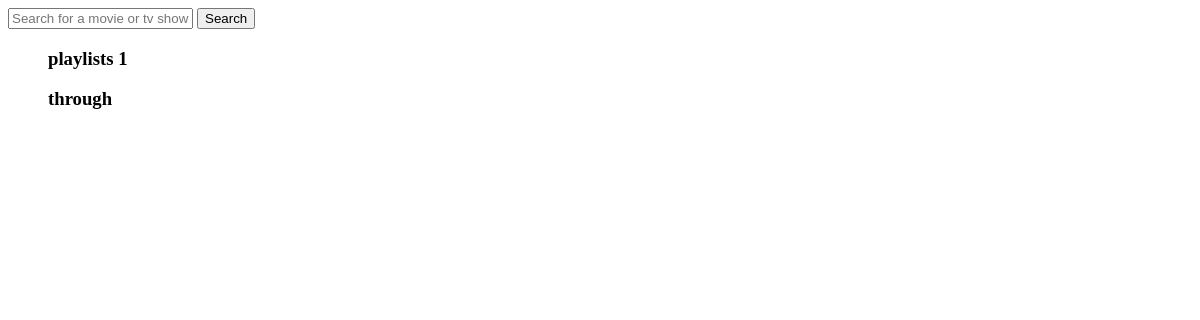
Before: /playlist/ with the older database file.
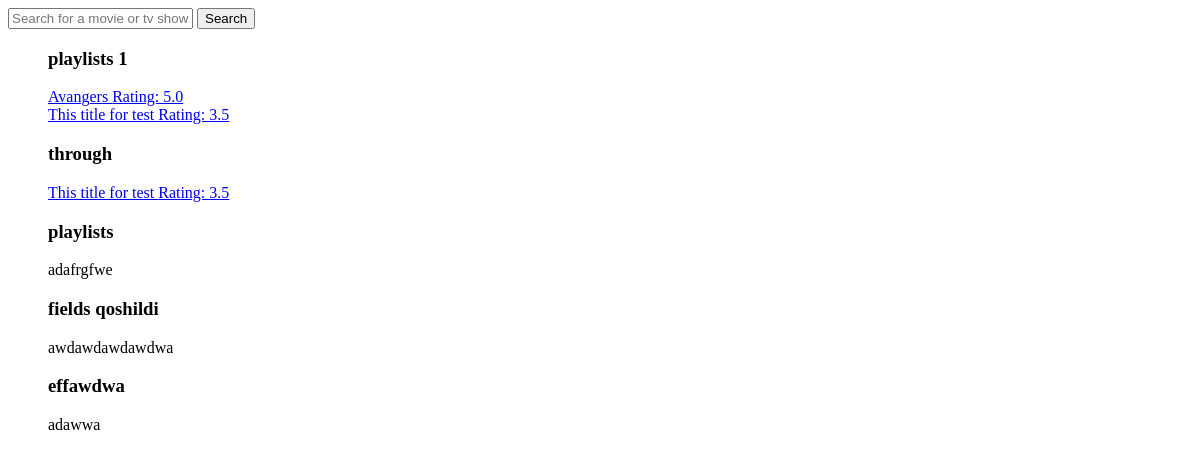
After: the same page with the newer database file.
### playlists/models.py (models this page shows, shortened)
class PlayList(models.Model):
    parent = models.ForeignKey('self',on_delete=models.SET_NULL,null=True, blank=True)
    related = models.ManyToManyField('self', blank=True, related_name='related', through='PlayListRelated')
    category = models.ForeignKey("categories.Category", on_delete=models.SET_NULL,blank=True,null=True)
    order = models.IntegerField(default=1)
    category = models.ForeignKey("categories.Category",blank=True, null=True,on_delete=models.SET_NULL)
    title = models.CharField(max_length=255)
    type = models.CharField(max_length=3,choices=PlayListTypeChoices.choices, default=PlayListTypeChoices.PLAYLIST)
    description = models.TextField(blank=True, null=True)
    slug = models.SlugField(blank=True, null=True)
    video = models.ForeignKey("videos.Video", on_delete=models.SET_NULL, null=True, related_name="featured_playlist")
    videos = models.ManyToManyField('videos.Video',blank=True, related_name="playlist_item", through="PlayListItem")
    active = models.BooleanField(default=True)
    timestamp = models.DateTimeField(auto_now_add=True)
    updated = models.DateTimeField(auto_now=True)
    state = models.CharField(max_length=2, choices=PublishStateOptions.choices, default=PublishStateOptions.DRAFT)
    publish_timestamp = models.DateTimeField(auto_now=False, auto_now_add=False, blank=True, null=True)
    tags = GenericRelation(TaggedItem, related_query_name='playlist')
    ratings = GenericRelation(Rating,related_query_name='playlist')
    objects = PlayListManager()
    def __str__(self):
        return self.title
    def get_related_items(self):
        return self.playlistrelated_set.all()
    def get_absolute_url(self):
        if self.is_movie:
            return f"/playlist/movies/{self.slug}"
        if self.is_show:
            return f"/playlist/shows/{self.slug}"
        if self.is_season and self.parent is not None:
            return f"/playlist/shows/{self.parent.slug}/season/{self.slug}"
        return f"/playlists/{self.slug}"
    @property
    def is_movie(self):
        return self.type == PlayListTypeChoices.MOVIE
    @property
    def is_show(self):
        return self.type == PlayListTypeChoices.SHOW

class PlayListRelated(models.Model):
    playlist = models.ForeignKey("playlists.PlayList", on_delete=models.CASCADE)
    related = models.ForeignKey("playlists.PlayList", on_delete=models.CASCADE, related_name='related_item', limit_choices_to=pr_limit_choices_to)
    order = models.IntegerField(default=1)
    timestamp = models.DateTimeField(auto_now_add=True)

### playlists/views.py (the view)
# urls.py: path('', FeaturedPlayListListView.as_view()),
class FeaturedPlayListListView(PlayListMixin,generic.ListView):
    template_name = "playlists/featured_list.html"
    queryset = PlayList.objects.featured_playlist()
    title = 'Featured'

### playlists/models.py (called while the page is built)
    def published(self):
        now = timezone.now()
        return self.filter(
            state=PublishStateOptions.PUBLISH,
            publish_timestamp__lte = now
        )

### playlists/views.py (called while the page is built)
    def get_context_data(self, *args, **kwargs):
        context = super().get_context_data(*args,**kwargs)
        if self.title is not None:
            context['title'] = self.title
        return context

    def get_queryset(self):
        return super().get_queryset().published()

### ratings/models.py (called while the page is built)
    def rating(self):
        return self.aggregate(average=Avg("value"))["average"]

    def get_queryset(self):
        return RatingQuerySet(self.model, using=self._db)

### templates/playlists/featured_list.html (shortened to what this page needs)
{% extends "base.html" %}
{% load rating %}
{% block content %}
    <ul>
        {% for instance in object_list %}
            <div>
                <h3>{{instance.title}}</h3>
                <p>{{instance.description}}</p>
                {% for playlist in instance.get_related_items %}
                    {% if playlist.related.is_movie %}
                    {% include "playlists/cards/movie.html" with  movie=playlist.related%}
                    {% elif playlist.related.is_show %}
                    {% include "playlists/cards/show.html" with  show=playlist.related%}
                    {% endif %}
                {% endfor %}
            </div>
        {% endfor %}
    </ul>
{% endblock %}

### templates/playlists/cards/movie.html
{% load rating %}
<div>
    <a href="{{movie.get_absolute_url}}">
        {{movie}}
        {% rating instance=movie rating_only=True %}
    </a>
</div>

### ratings/templates/ratings/rating.html (shortened to what this page needs)
Rating: {% if value %}{{value}}{% else %}~{% endif %}

### templates/playlists/cards/show.html
{% load rating %}
<div>
    <a href="{{show.get_absolute_url}}">
        {{show}} {% rating instance=show rating_only=True %}
    </a>
</div>

Changed rows visible on the page:
added PlayListRelated: value "5.0", shown under PlayList "playlists 1"
now on this page (row edited): PlayList: title "Avangers"
added PlayListRelated: value "3.5", shown under PlayList "playlists 1"
now on this page (row unchanged): PlayList: title "This title for test"
added PlayListRelated: value "3.5", shown under PlayList "through"
now on this page (row edited): PlayList: title "playlists", description "adafrgfwe"
added PlayList: title "fields qoshildi", description "awdawdawdawdwa"
added PlayList: title "effawdwa", description "adawwa"
